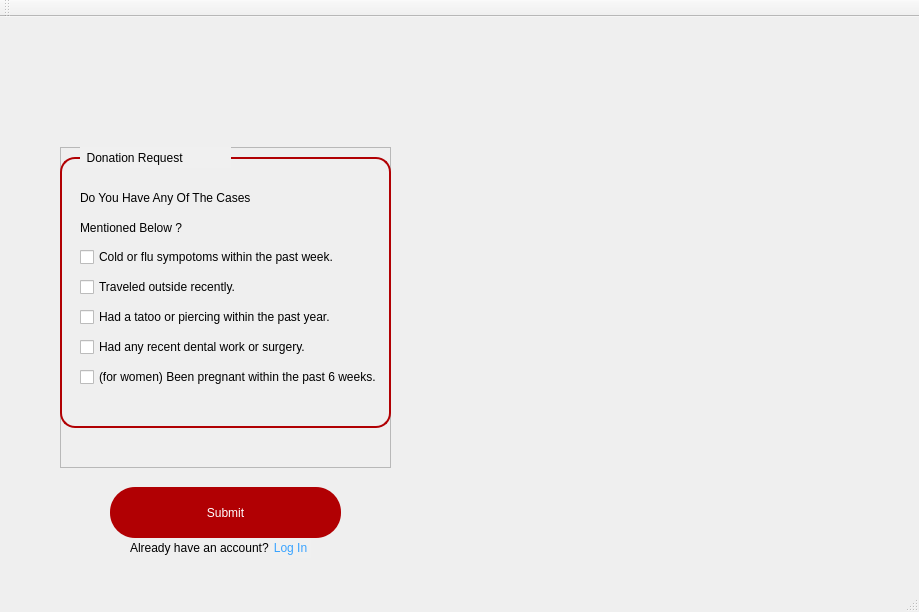
<?xml version="1.0" encoding="UTF-8"?>
<ui version="4.0">
 <class>DonationValidationClass</class>
 <widget class="QMainWindow" name="DonationValidationClass">
  <property name="geometry">
   <rect>
    <x>0</x>
    <y>0</y>
    <width>919</width>
    <height>612</height>
   </rect>
  </property>
  <property name="windowTitle">
   <string>Blood Bank Management System</string>
  </property>
  <property name="windowIcon">
   <iconset resource="RecipientReg.qrc">
    <normaloff>:/RecipientReg/toppng.com-blood-donation-png-picture-blood-donation-logo-3209x3905.png</normaloff>:/RecipientReg/toppng.com-blood-donation-png-picture-blood-donation-logo-3209x3905.png</iconset>
  </property>
  <property name="styleSheet">
   <string notr="true"/>
  </property>
  <widget class="QWidget" name="centralWidget">
   <widget class="QLabel" name="backimg">
    <property name="geometry">
     <rect>
      <x>0</x>
      <y>0</y>
      <width>921</width>
      <height>571</height>
     </rect>
    </property>
    <property name="styleSheet">
     <string notr="true">background-image:url(:/RecipientReg/bloodd.jpg);</string>
    </property>
    <property name="text">
     <string/>
    </property>
    <property name="pixmap">
     <pixmap resource="RecipientReg.qrc">:/RecipientReg/profile.jpg</pixmap>
    </property>
    <property name="scaledContents">
     <bool>true</bool>
    </property>
   </widget>
   <widget class="QFrame" name="frame_2">
    <property name="geometry">
     <rect>
      <x>60</x>
      <y>130</y>
      <width>331</width>
      <height>321</height>
     </rect>
    </property>
    <property name="font">
     <font>
      <underline>false</underline>
     </font>
    </property>
    <property name="styleSheet">
     <string notr="true"/>
    </property>
    <property name="frameShape">
     <enum>QFrame::StyledPanel</enum>
    </property>
    <property name="frameShadow">
     <enum>QFrame::Raised</enum>
    </property>
    <widget class="QLabel" name="label_12">
     <property name="geometry">
      <rect>
       <x>0</x>
       <y>10</y>
       <width>331</width>
       <height>271</height>
      </rect>
     </property>
     <property name="styleSheet">
      <string notr="true">border:2px solid rgb(177, 0, 3);
border-radius:15px;
</string>
     </property>
     <property name="text">
      <string/>
     </property>
    </widget>
    <widget class="QCheckBox" name="c1">
     <property name="geometry">
      <rect>
       <x>20</x>
       <y>100</y>
       <width>261</width>
       <height>20</height>
      </rect>
     </property>
     <property name="text">
      <string>Cold or flu sympotoms within the past week.</string>
     </property>
    </widget>
    <widget class="QCheckBox" name="c2">
     <property name="geometry">
      <rect>
       <x>20</x>
       <y>130</y>
       <width>161</width>
       <height>20</height>
      </rect>
     </property>
     <property name="text">
      <string>Traveled outside recently.</string>
     </property>
    </widget>
    <widget class="QCheckBox" name="c3">
     <property name="geometry">
      <rect>
       <x>20</x>
       <y>190</y>
       <width>231</width>
       <height>20</height>
      </rect>
     </property>
     <property name="text">
      <string>Had any recent dental work or surgery.</string>
     </property>
    </widget>
    <widget class="QCheckBox" name="c4">
     <property name="geometry">
      <rect>
       <x>20</x>
       <y>160</y>
       <width>261</width>
       <height>20</height>
      </rect>
     </property>
     <property name="text">
      <string>Had a tatoo or piercing within the past year.</string>
     </property>
    </widget>
    <widget class="QCheckBox" name="c5">
     <property name="geometry">
      <rect>
       <x>20</x>
       <y>220</y>
       <width>301</width>
       <height>20</height>
      </rect>
     </property>
     <property name="text">
      <string>(for women) Been pregnant within the past 6 weeks.</string>
     </property>
    </widget>
    <widget class="QLabel" name="label_7">
     <property name="geometry">
      <rect>
       <x>20</x>
       <y>40</y>
       <width>261</width>
       <height>21</height>
      </rect>
     </property>
     <property name="styleSheet">
      <string notr="true">font: 12pt &quot;Arial&quot;;</string>
     </property>
     <property name="text">
      <string>Do You Have Any Of The Cases</string>
     </property>
    </widget>
    <widget class="QLabel" name="label_8">
     <property name="geometry">
      <rect>
       <x>20</x>
       <y>70</y>
       <width>261</width>
       <height>21</height>
      </rect>
     </property>
     <property name="styleSheet">
      <string notr="true">font: 12pt &quot;Arial&quot;;</string>
     </property>
     <property name="text">
      <string>Mentioned Below ?</string>
     </property>
    </widget>
   </widget>
   <widget class="QPushButton" name="pushButton">
    <property name="geometry">
     <rect>
      <x>110</x>
      <y>470</y>
      <width>231</width>
      <height>51</height>
     </rect>
    </property>
    <property name="cursor">
     <cursorShape>PointingHandCursor</cursorShape>
    </property>
    <property name="toolTip">
     <string>&lt;html&gt;&lt;head/&gt;&lt;body&gt;&lt;p align=&quot;center&quot;&gt;&lt;br/&gt;&lt;/p&gt;&lt;/body&gt;&lt;/html&gt;</string>
    </property>
    <property name="styleSheet">
     <string notr="true">background-color:rgb(177, 0, 3);
border-radius:25px;
color:white;
font: 700 10pt &quot;Arial&quot;;</string>
    </property>
    <property name="text">
     <string>Submit</string>
    </property>
    <property name="checkable">
     <bool>false</bool>
    </property>
    <property name="autoDefault">
     <bool>false</bool>
    </property>
    <property name="default">
     <bool>false</bool>
    </property>
    <property name="flat">
     <bool>false</bool>
    </property>
   </widget>
   <widget class="QLabel" name="label">
    <property name="geometry">
     <rect>
      <x>80</x>
      <y>130</y>
      <width>151</width>
      <height>21</height>
     </rect>
    </property>
    <property name="styleSheet">
     <string notr="true">font: 700 12pt &quot;Arial&quot;;
background-color:rgb(240, 240, 240)</string>
    </property>
    <property name="text">
     <string>  Donation Request</string>
    </property>
   </widget>
   <widget class="QLabel" name="label_13">
    <property name="geometry">
     <rect>
      <x>130</x>
      <y>520</y>
      <width>141</width>
      <height>21</height>
     </rect>
    </property>
    <property name="text">
     <string>Already have an account?</string>
    </property>
   </widget>
   <widget class="QPushButton" name="pushButton_2">
    <property name="geometry">
     <rect>
      <x>270</x>
      <y>521</y>
      <width>41</width>
      <height>20</height>
     </rect>
    </property>
    <property name="cursor">
     <cursorShape>PointingHandCursor</cursorShape>
    </property>
    <property name="styleSheet">
     <string notr="true">color:rgb(57, 163, 255);
background-color:rgb(240, 240, 240);
border-radius:25px;
font: 700 9pt &quot;Segoe UI&quot;;</string>
    </property>
    <property name="text">
     <string>Log In</string>
    </property>
    <property name="flat">
     <bool>true</bool>
    </property>
   </widget>
  </widget>
  <widget class="QMenuBar" name="menuBar">
   <property name="geometry">
    <rect>
     <x>0</x>
     <y>0</y>
     <width>919</width>
     <height>22</height>
    </rect>
   </property>
  </widget>
  <widget class="QToolBar" name="mainToolBar">
   <attribute name="toolBarArea">
    <enum>TopToolBarArea</enum>
   </attribute>
   <attribute name="toolBarBreak">
    <bool>false</bool>
   </attribute>
  </widget>
  <widget class="QStatusBar" name="statusBar"/>
 </widget>
 <layoutdefault spacing="6" margin="11"/>
 <resources>
  <include location="RecipientReg.qrc"/>
 </resources>
 <connections/>
</ui>
